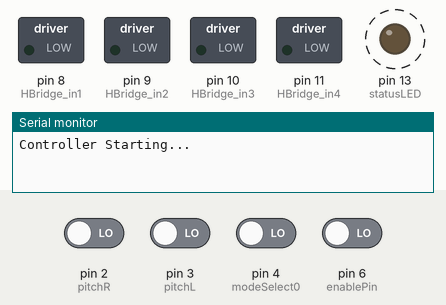
This sketch was run on a simulated Arduino Uno, built for the host (arithmetic inside an expression is 32-bit, double 64-bit). Shown: switched loads named in the sketch (green lamp = pin HIGH), output pins drawn as LEDs (lit = HIGH), the last lines printed to the serial monitor. Dashed ring = blinking. The test bench sets the inputs (shaded band); at power-on: pin 2 (pitchR), pin 3 (pitchL), pin 4 (modeSelect0), pin 6 (enablePin) LOW.

Above: at 1.2 s.
1.3 s: pin 6 (enablePin) driven HIGH
At 2.0 s:
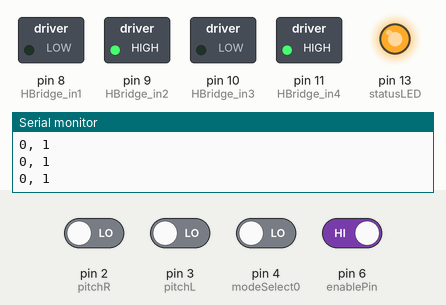
2.8 s: pin 6 (enablePin) driven LOW
At 3.03 s:
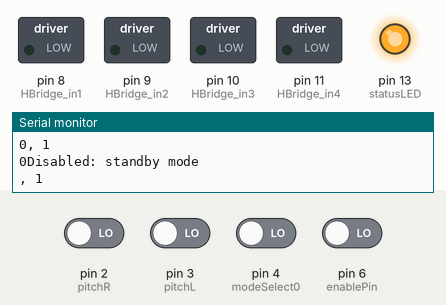
5.8 s: pin 4 (modeSelect0) driven HIGH and pin 6 (enablePin) driven HIGH
At 7.0 s:
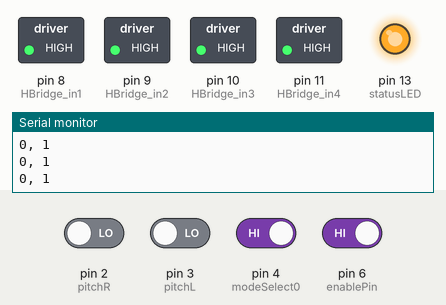
Timing chart, 0 to 8.8 s (numbered marks = the images above; inputs shaded):
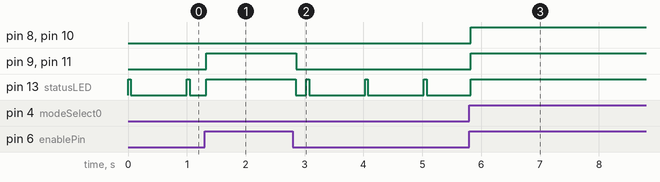

The sketch:

PitchMotorController.ino
```cpp
/**
 * @file PitchMotorController.ino
 * @brief code for the Arduino used to control the linear actuators for auger
 * inclination
 * @version 0.3 - drastically simplify
 *          0.2 - refactored function and variable names
 *          0.1 - created Donovan Caruso
 */

// The following define the pins for the lab
// scl: 0 -> direction backward, 1 -> direction forward.
#define HBridge_in1 8
// sda: analog: 0 -> stopped, 255 -> full velocity.
#define HBridge_in2 9
// scl of h-bridge 2
#define HBridge_in3 10
// sda of h-bridge 2
#define HBridge_in4 11

#define statusLED 13 // the pin connected to the blue SMD LED on the board

#define modeSelect0 4
#define modeSelect1 5
#define enablePin 6

// number of timer ticks to wait before changing debounced button states
#define debounceCount 50

#define pitchL 3
#define pitchR 2
// #define bPin    A2 // this may be illegal due to interrupt, later...

int encoderR = 0;
int encoderL = 0;
int encoderlast = 1;
int eStop = LOW;
int statusLEDcounter = 0;

int mode = 0; // determined by mode pins in void loop
bool enable =
    LOW; // pulled high to enable system; lupped low for system standby
bool enableNew = LOW;   // used for devouncing the enable state
int enableDebounce = 0; // used to avoid enable floating/bouncing

/**
 * @brief states used to keep track of actuator position
 *
 */
enum states { atHome, halfExtend, fullExtend, retracting, extending, unknown };
states state = unknown; // state of actuators cannot be known at startup

/**
 * @brief operational modes set by modeSelect pins
 *
 */
enum modes { modeHome, modeExtend, modeRetract, modeHalfExt };

/**
 * @brief directions valid for actuator actuation
 *
 */
enum directions { reverse = -1, stop, forward };

void setup() {
  Serial.begin(9600);
  Serial.print("Controller Starting...\n");
  pinMode(HBridge_in1, OUTPUT);
  pinMode(HBridge_in2, OUTPUT);
  pinMode(HBridge_in3, OUTPUT);
  pinMode(HBridge_in4, OUTPUT);
  pinMode(statusLED, OUTPUT);
  // pinMode(bPin, INPUT_PULLUP);

  // pinMode(homePin, INPUT);    // Home
  // pinMode(extendPin, INPUT);  // Extend
  // pinMode(retractPin, INPUT); // Retract
  // pinMode(halfExtPin, INPUT); // 1/2 Extend
  pinMode(modeSelect0, INPUT);
  pinMode(modeSelect1, INPUT); // mode select pins
  pinMode(enablePin, INPUT);   // enable pin

  attachInterrupt(digitalPinToInterrupt(pitchL), EncoderCountR, RISING);
  attachInterrupt(digitalPinToInterrupt(pitchR), EncoderCountL, RISING);
  // Inturrupt for encoder A used to detect changes in revolutions

  // Set the Timer Interrupts at the hardware level
  setTimerInterrupts();
}

/**
 * @brief sets hardware-level interrupts timer0 and timer1 at 2kHz and 1Hz,
 * respectively
 *
 */
void setTimerInterrupts() {
  // set timer0 interrupt at 2kHz
  TCCR0A = 0;
  TCCR0B = 0;                          // set timer0 counter registers to 0
  TCNT0 = 0;                           // counter value to 0
  OCR0A = 124;                         // for 2khz increments must be <65536
  TCCR0A |= (1 << WGM01);              // CTC mode
  TCCR0B |= (1 << CS01) | (1 << CS00); // bits for 1024 prescaler
  TIMSK0 |= (1 << OCIE0A);             // enable interrupt

  // set timer1 interrupt at 1Hz
  TCCR1A = 0;
  TCCR1B = 0;                          // set timer1 counter registers to 0
  TCNT1 = 0;                           // counter value to 0
  OCR1A = 15624;                       // for 1hz increments must be <65536
  TCCR1B |= (1 << WGM12);              // CTC mode
  TCCR1B |= (1 << CS12) | (1 << CS10); // bits for 1024 prescaler
  TIMSK1 |= (1 << OCIE1A);             // enable interrupt
}
/**
 * @brief timer0 interrupt 2kHz
 */
ISR(TIMER0_COMPA_vect) {
  // flash the status LED once every second
  if (statusLEDcounter < 100 && !enable)
    digitalWrite(statusLED, HIGH);
  else // flash the LED on for the first 100 counts each 2000-count cycle (1
       // sec) if not enabled
    digitalWrite(statusLED, enable);
  if (statusLEDcounter == 2000)
    statusLEDcounter = 0;
  else // increment the status LED counter every timer tick, resetting at 2000
       // (after 1 sec)
    statusLEDcounter++;

  // detect enable state
  enableNew = digitalRead(enablePin); // get the new enable pin state
  if (enable != enableNew) {          // if the new state is not the old state
    enableDebounce++;                 // increment the debounce counter
    if (enableDebounce >
        debounceCount) {  // if the new state has been stable long enough
      enable = enableNew; // update the  enable state
      if (enable) {
        Serial.print("Enabled: ");
      } else {
        Serial.println("Disabled: standby mode");
        /* actuate(stop); // stop all actuations when disabled */
      }
      enableDebounce = 0; // and reset the debounce counter
    }
  } else { // if state returns to old state, reset the debounce counter
    enableDebounce = 0;
  }
}

void loop() {
  if (enable) { // only hit the switch statement
    // mode = digitalRead(modeSelect0) + (digitalRead(modeSelect1) * 2);
    // mode = digitalRead(modeSelect0) | (digitalRead(modeSelect1) << 1);
    mode = digitalRead(modeSelect0);
    digitalWrite(statusLED, HIGH); // light status LED when enable pulled high
    switch (mode) {
    case modeHome:
      Home();
      break;
    case modeExtend:
      Extend();
      break;

    default:
      // do nothing if invalid mode
      break;
    }
  } else {
    // digitalWrite(statusLED, LOW); // disable status LED if not enabled
  }
}

/* encoder count incrementers (triggered on pin rising interrupt) */
void EncoderCountR() {
  encoderR += (state == extending) ? 1 : (state == retracting) ? -1 : 0;
}
void EncoderCountL() {
  encoderL += (state == extending) ? 1 : (state == retracting) ? -1 : 0;
}

/**
 * @brief calculates the average encoder count
 *
 * @return int the average encoder count
 */
int encoderAvg() { return (encoderL + encoderR) / 2; }

void Home() {
  Serial.println("Homing Mode");
  while (enable) {
    printEncoderCounts();
    actuate(reverse);
  }
  actuate(stop);
  // encoderR = 0;
  state = fullExtend;
}

void Extend() {
  Serial.println("Extend Mode");
  while (enable) {
    printEncoderCounts();
    actuate(forward);
  }
  actuate(stop);
  // encoderR = 0;
  state = fullExtend;
}

/**
 * @brief prints the encoder countes over the serial debug connection
 *
 */
void printEncoderCounts() {
  Serial.print(encoderAvg());
  Serial.print(", ");
  Serial.println(encoderlast);
}

/**
 * @brief sets the appropriate H-bridge pins for the specified movement
 *
 * @param direction  the direction to move the actuators
 */
void actuate(directions direction) {
  switch (direction) {
  case reverse:
    state = retracting;
    digitalWrite(HBridge_in1, 0);  // dir
    digitalWrite(HBridge_in2, 1); // vel
    digitalWrite(HBridge_in3, 0);  // dir
    digitalWrite(HBridge_in4, 1); // vel
    break;

  case forward:
    state = extending;
    digitalWrite(HBridge_in1, 1);  // dir
    digitalWrite(HBridge_in2, 1); // vel
    digitalWrite(HBridge_in3, 1);  // dir
    digitalWrite(HBridge_in4, 1); // vel
    break;

  case stop:
  default:
    digitalWrite(HBridge_in1, 0); // dir
    digitalWrite(HBridge_in2, 0);  // vel
    digitalWrite(HBridge_in3, 0); // dir
    digitalWrite(HBridge_in4, 0);  // vel
    break;
  }
}
```

Measured:
- after the input at 1.3 s, pin 9 (HBridge_in2), pin 11 (HBridge_in4): LOW → HIGH at once
- after the input at 2.8 s, pin 9 (HBridge_in2), pin 11 (HBridge_in4): HIGH → LOW after 0.06 s; pin 13 (statusLED): HIGH → LOW after 0.05 s, then repeats every 1.0 s: HIGH 0.05 s, LOW 0.95 s
- after the input at 5.8 s, pin 8 (HBridge_in1), pin 9 (HBridge_in2), pin 10 (HBridge_in3), pin 11 (HBridge_in4): LOW → HIGH at once
